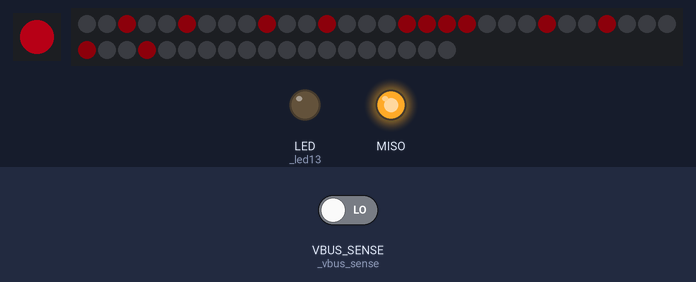
The program below on a simulated CircuitPython board. Parts: 1 RGB LEDs in strip order, left to right, 49 RGB LEDs in strip order, left to right, continuing on the next row, output pins drawn as LEDs (lit = HIGH). The test bench sets the inputs (shaded band); at power-on: VBUS_SENSE (_vbus_sense) LOW. Dim RGB values are drawn brighter than linear; what the program prints to the serial console is not drawn.

Above: at 1.17 s.
At 2.28 s:
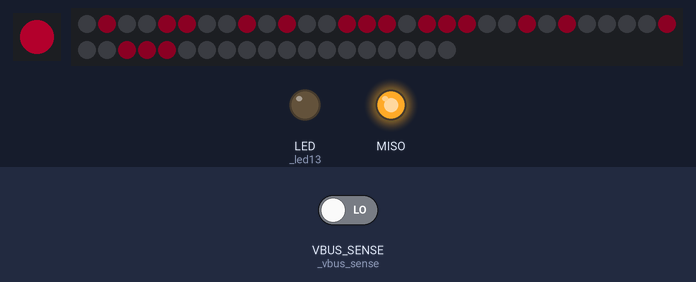
At 3.96 s:
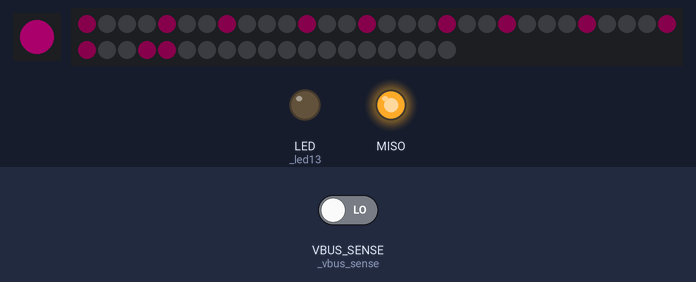
At 5.83 s:
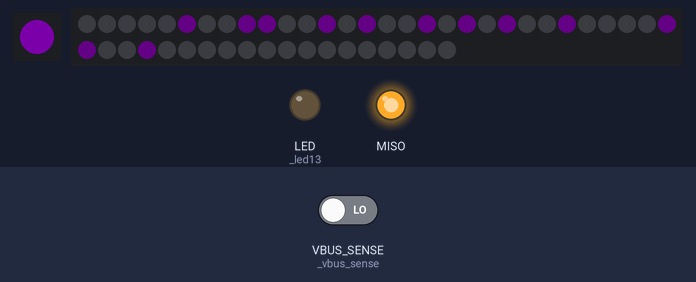
Timing chart, 0 to 40.0 s (numbered marks = the images above):
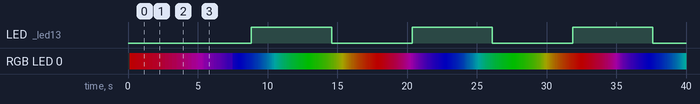

The program:

code.py
```python
# FeatherS3 Neo Shipping Demo
# 2024 Seon Rozenblum, Unexpected Maker
#
# Project home:
#   https://feathers3.io
#

import time, gc
from feathers3neo import FeatherS3NeoHelper, MatrixMessage, MatrixAnimation

helper = FeatherS3NeoHelper()
# Turn on the power to the NeoPixel matrix
helper.set_pixel_matrix_power(True)

# Say hello
print("\nHello from FeatherS3 Neo!")
print("-------------------------\n")

# Show available memory
print("Memory Info - gc.mem_free()")
print("---------------------------")
print(f"{gc.mem_free()} Bytes\n")

# Show flash size
# CircuitPython reserves a bunch of flash space for other features like OTA updates.
# If you would like to have access more of the 4MB of flash, you will need to compile
# your own CircuitPython firmware with a custom flash partition layout
flash_size, flash_free = helper.flash_info
print("Flash - os.statvfs('/')")
print("---------------------------")
print(f"Partition Size: {flash_size} Bytes\nFree: {flash_free} Bytes\n")

# Get VBAT voltage
print("Approximate VBAT voltage")
print("------------------------")
print(f"{helper.battery_voltage}v\n")

# Check 5V Sense
print("Is 5V (VBUS) present?")
print("---------------------")
print(f"{helper.vbus_present}\n")

print("Pixel Time!\n")

# Create a color wheel index and a
color_index = 0
# color time delay step
NEXT_COL = 0.01

# Initialise the matrix animation class, passing it the matrix, the animation shape name, and the trail length
# You can use this class to make pretty trail based shape animations
matrix_anim = MatrixAnimation(helper.matrix, 'spiral', 7)

# Initialise the matrix in Message mode, so you can display scrolling text on it
matrix = MatrixMessage(helper.matrix)

# Use get_characters() to build a message that shows every character in the font
# A great way to visualise al of the chars available
# message = matrix.get_characters()

message = "  Hello! "

# Set the scroll direction for the message
# valid directions are: direction LEFT, STATIC, RIGHT,
matrix.scroll_direction = matrix.LEFT

# Set the display rotation
matrix.display_rotation = 0

# Setup the message, passing it the message, the scroll delay step in ms (default is 0.2) and if there should be padding between each character, or if they should butt up against eachother (default is True)
matrix.setup_message(message, delay=0.12, use_padding=True)

# Declare the R G B colors
r,g,b = 0,0,0

# Next colour step internal
next_color_step = 0.01

# Rainbow colors on the NeoPixel
while True:
    # Update the color from the color wheel every 10ms
    if time.monotonic() > NEXT_COL + next_color_step:
        color_index += 1
        # Get the R,G,B values of the next color
        r,g,b = helper.rgb_color_wheel( color_index )

        NEXT_COL = time.monotonic()

        # Set the color on the NeoPixel
        helper.pixel[0] = (r, g, b)

        # If the color_index is divisible by 100, flip the state of the blue LED on IO13
        if color_index % 100 == 0:
            helper.blue_led = not helper.blue_led

    # Show the message on the matrix if there is still something to show
    if matrix.show_message(color=[r,g,b], brightness=0.2, fade_out=0.2):
        # We don't need to do anything here
        pass
    else:
        # Animate the RGB Matrix with the animation setup above
        matrix_anim.animate(r, g, b)
        # Sleep for 40ms so the animation cycle isn't too fast
        time.sleep(0.04)
```

feathers3neo.py
```python
# FeatherS3 Neo Helper Library
# 2024 Seon Rozenblum, Unexpected Maker
#
# Project home:
#   https://feathers3.io
#

# Import required libraries
import time
import neopixel
import board
from os import statvfs
from micropython import const
from digitalio import DigitalInOut, Direction, Pull
from analogio import AnalogIn

class FeatherS3NeoHelper:
	def __init__(self):
		# pin 13 and on-board RGB
		self._led13 = DigitalInOut(board.LED)
		self._led13.direction = Direction.OUTPUT

		# Setup the NeoPixel power pins
		self._pixel_power = DigitalInOut(board.NEOPIXEL_POWER)
		self._pixel_power.direction = Direction.OUTPUT
		self._pixel_power.value = True

		# Setup the BATTERY voltage sense pin
		self._vbat_voltage = AnalogIn(board.BATTERY)

		# Setup the VBUS sense pin
		self._vbus_sense = DigitalInOut(board.VBUS_SENSE)
		self._vbus_sense.direction = Direction.INPUT

		# Create a NeoPixel reference
		self._pixel = neopixel.NeoPixel(board.NEOPIXEL, 1, brightness=0.3, auto_write=True, pixel_order=neopixel.RGB)

		# Create a NeoPixel matrix reference
		self._matrix = neopixel.NeoPixel(board.NEOPIXEL_MATRIX, 49, brightness=0.3, auto_write=True, pixel_order=neopixel.RGB)

		# Initially set the matrix power off
		self._pixel_power.value = False


	def set_pixel_matrix_power(self, state):
		"""Enable or Disable power to the onboard NeoPixel to either show colour, or to reduce power fro deep sleep"""
		self._pixel_power.value = state

	def get_battery_voltage(self):
		"""Get the approximate battery voltage"""
		# I don't really understand what CP is doing under the hood here for the ADC range & calibration,
		# but the onboard voltage divider for VBAT sense is setup to deliver 1.1V to the ADC based on it's
		# default factory configuration.
		# This forumla should show the nominal 4.2V max capacity (approximately) when 5V is present and the
		# VBAT is in charge state for a 1S LiPo battery with a max capacity of 4.2V
		return round(self._vbat_voltage.value / 5370,2)

	def get_vbus_present(self):
		"""Detect if VBUS (5V) power source is present"""
		return self._vbus_sense.value

	def get_flash_info(self):
		flash = statvfs('/')
		flash_size = flash[0] * flash[2]
		flash_free = flash[0] * flash[3]
		return flash_size, flash_free

	@staticmethod
	def rgb_color_wheel(wheel_pos):
		"""Color wheel to allow for cycling through the rainbow of RGB colors."""
		wheel_pos = wheel_pos % 255

		if wheel_pos < 85:
			return 255 - wheel_pos * 3, 0, wheel_pos * 3
		elif wheel_pos < 170:
			wheel_pos -= 85
			return 0, wheel_pos * 3, 255 - wheel_pos * 3
		else:
			wheel_pos -= 170
			return wheel_pos * 3, 255 - wheel_pos * 3, 0

	@property
	def battery_voltage(self):
		return self.get_battery_voltage()

	@property
	def vbus_present(self):
		return self.get_vbus_present()

	@property
	def pixel(self):
		return self._pixel

	@property
	def matrix(self):
		return self._matrix

	@property
	def flash_info(self):
		return self.get_flash_info()

	@property
	def blue_led(self):
		return self._led13.value

	@blue_led.setter
	def blue_led(self,value):
		# Turn the Blue LED on or off
		self._led13.value = value


class MatrixMessage:

	STATIC = const(0)
	LEFT = const(1)
	RIGHT = const(2)

	def __init__(self, matrix):

		self.matrix = matrix
		self._message_width = 0
		self._message_index = 0
		self._pixel_data = []
		self._scroll_direction = MatrixMessage.LEFT
		self.current_rotation = 0
		self._scroll_delay = 0.15
		self._pixel_data_length = 0
		self._next_tick = 0

		self.glyphs = {
			" ": [0,0,0,0,0],
			"!": [0,29,0,0,0],
			"\"": [0,24,0,24,0],
			"#": [10,31,10,31,10],
			"$": [10,29,21,23,10],
			"%": [25,18,4,9,19],
			"&": [10,21,21,10,1],
			"'": [0,24,0,0,0],
			"(": [0,14,17,0,0],
			")": [0,17,14,0,0],
			"*": [0,10,4,10,0],
			"+": [0,4,14,4,0],
			",": [0,1,2,0,0],
			"-": [0,4,4,4,0],
			".": [0,2,0,0,0],
			"/": [1,2,4,8,16],
			"0": [14,17,17,14,0],
			"1": [0,9,31,1,0],
			"2": [19,21,21,9,0],
			"3": [18,17,21,26,0],
			"4": [6,10,18,31,2],
			"5": [29,21,21,21,18],
			"6": [2,5,13,21,2],
			"7": [17,18,20,24,16],
			"8": [10,21,21,21,10],
			"9": [8,21,22,20,8],
			":": [0,10,0,0,0],
			";": [0,1,10,0,0],
			"<": [0,4,10,17,0],
			"=": [0,10,10,10,0],
			">": [0,17,10,4,0],
			"?": [8,16,21,20,8],
			"@": [14,17,21,18,14],
			"A": [15,20,20,15,0],
			"B": [31,21,21,10,0],
			"C": [14,17,17,17,0],
			"D": [31,17,17,14,0],
			"E": [31,21,21,17,0],
			"F": [31,20,20,16,0],
			"G": [14,17,17,21,6],
			"H": [31,4,4,31,0],
			"I": [17,31,17,0,0],
			"J": [18,17,17,30,16],
			"K": [31,4,10,17,0],
			"L": [31,1,1,1,0],
			"M": [31,8,4,8,31],
			"N": [31,8,4,2,31],
			"O": [14,17,17,14,0],
			"P": [31,20,20,8,0],
			"Q": [12,18,19,13,0],
			"R": [31,20,20,10,1],
			"S": [9,21,21,18,0],
			"T": [16,16,31,16,16],
			"U": [30,1,1,30,0],
			"V": [28,2,1,2,28],
			"W": [31,2,4,2,31],
			"X": [27,4,4,27,0],
			"Y": [16,8,7,8,16],
			"Z": [19,21,25,17,0],
			"[": [0,31,17,17,0],
			"\\": [16,8,4,2,1],
			"]": [0,17,17,31,0],
			"^": [0,8,16,8,0],
			"_": [1,1,1,1,1],
			"`": [0,16,8,0,0],
			"a": [6,9,9,15,1],
			"b": [31,5,5,2,0],
			"c": [6,9,9,9,0],
			"d": [2,5,5,31,0],
			"e": [14,21,21,9,0],
			"f": [4,15,20,16,0],
			"g": [8,21,21,30,0],
			"h": [31,4,4,3,0],
			"i": [0,23,0,0,0],
			"j": [0,1,1,22,0],
			"k": [31,4,10,1,0],
			"l": [0,30,1,1,0],
			"m": [15,8,4,8,15],
			"n": [15,8,8,7,0],
			"o": [6,9,9,6,0],
			"p": [15,10,10,4,0],
			"q": [4,10,10,15,0],
			"r": [7,8,8,8,0],
			"s": [1,5,10,8,0],
			"t": [0,30,5,5,1],
			"u": [14,1,1,15,1],
			"v": [12,2,1,2,12],
			"w": [15,1,2,1,15],
			"x": [9,6,6,9,0],
			"y": [9,5,2,4,8],
			"z": [9,11,13,9,0],
			"{": [0,4,31,17,0],
			"|": [0,31,0,0,0],
			"}": [17,31,4,0,0],
			"~": [0,4,4,2,2],
			'↑': [4,8,31,8,4],
			'→': [4,4,21,14,4],
			'↓': [4,2,31,2,4],
			'←': [4,14,21,4,4],
			'▲': [2, 6, 14, 6, 2],
			'►': [0, 31, 14, 4, 0],
			'▼': [8, 12, 14, 12, 8],
			'◄': [0, 4, 14, 31, 0],
			"☐": [0, 14, 10, 14, 0],
			"□": [31, 17, 17, 17, 31],
			"℃": [24, 24, 7, 5, 5],
			"℉": [24, 24, 7, 6, 4],
			'π': [16, 31, 16, 31, 17],
			'å': [6,9,27,15,1],

		}

		self.wifi_anim = [
			[1, 0, 0, 0, 0],
			[5, 4, 3, 0, 0],
			[21, 20, 19, 8, 7]
		]

	def get_characters(self):
		return f"{''.join(sorted(self.glyphs.keys()))} "

	def get_character(self, c):
		if c not in self.glyphs:
			print(f"{c} not in font glyphs, sorry!")
			return None

		glyph_data = self.glyphs[c]
		bits = [0] * 25
		bit = 0
		for x in range(5):
			for y in range(5):
				v = (glyph_data[x] >> (4-y)) & 1
				bits[bit] = v
				bit+=1

		return bits

	def get_message_width(self, txt, use_padding = True):
		total_width = 0
		for i, c in enumerate(txt):
			# Special case for space
			width = 0
			if c == " ":
				width = 2
			elif c in self.glyphs:
				glyph_data = self.glyphs[c]
				for x in range(5):
					width += 1 if glyph_data[x] > 0 else 0

			# Extra 1 to ensure 1 colum padding for every character in the string
			total_width += (width + 1) if use_padding else width

		return total_width


	def get_message(self, txt, use_padding = True):

		width = self.get_message_width(txt, use_padding)
		# print(f"width: {width}")
		bits = [0] * (width * 7)
		# print(f"len bits {len(bits)}")
		bit = 0
		for i, c in enumerate(txt):
			# Special case for space
			if c == " ":
				bit+= 14
			elif c in self.glyphs:
				glyph_data = self.glyphs[c]
				for x in range(5):
					if glyph_data[x] > 0:
						for y in range(7):
							if y < 5:
								v = (glyph_data[x] >> (4-y)) & 1
								bits[bit] = v
							else:
								bits[bit] = 0
							bit+= 1
			if use_padding:
				bit+= 7

		return width, bits

	def setup_message(self, message, delay=0.2, use_padding=True):
		""" setup the message
			message:        The message to display
			delay:          The scroll speed delay step in ms
			use_padding:    If there should be padding between each character
		"""
		self._scroll_delay = delay
		self._message = message
		self._message_width, self._pixel_data = self.get_message(message, use_padding)
		self._pixel_data_length = len(self._pixel_data )
		self._next_tick = time.monotonic()
		self._fade = 1
		# Set the current index to the start or end depending on direction
		self._message_index = self._message_width if self._scroll_direction == MatrixMessage.RIGHT else 0

	def show_message(self, color, brightness = 0.33, fade_out=0.2):
		""" show the message on the matrix
			color:      The r,g,b colour each visible LED should be this update
			brightness: Multiplier for the color as the neopixel lib doesn't have a brightness setting
			fade_out:   fade step for each character being show. Only use when display messages in STATIC movement mode
						to help reduce transition shock and to separate showing identical characters consecutively
		"""
		if self._scroll_direction == MatrixMessage.LEFT and self._message_index >= self._message_width:
			return False
		elif self._scroll_direction == MatrixMessage.RIGHT and self._message_index <= 0:
			return False
		elif self._scroll_direction == MatrixMessage.STATIC and self._message_index >= len(self._message)-1:
			return False

		if time.monotonic() > self._next_tick + self._scroll_delay:
			self._next_tick = time.monotonic()
			# Adjust index based on scroll direction
			self._message_index += -1 if self._scroll_direction == MatrixMessage.RIGHT else 1
			self._fade = 1

		if self._scroll_direction == MatrixMessage.STATIC:
			brightness *= self._fade
			self._fade = max(self._fade - fade_out, 0)

		col_on = [c * brightness for c in color ]
		col_off = [0,0,0]

		if self._scroll_direction == MatrixMessage.STATIC:
			for led, p in enumerate(self.get_character(self._message[self._message_index])):
				self.matrix[led] = col_on if p else col_off
			return True

		# Hacky transposing of the message data because FeatherS2 neo have column layout for matrix and FeatherS3 neo has row layout for matrix. Silly Seon!
		_x = 0
		_y = 0
		_new_led = 0
		for led in range(49):
			index = led + 7 * self._message_index
			if index < self._pixel_data_length:
				self.matrix[_new_led] = col_on if self._pixel_data[index] else col_off
				_y += 1
				if _y > 6:
					_x += 1
					_y = 0
				_new_led = _x + _y * 7


		return True

	@property
	def scroll_direction(self):
		return self.scroll_direction

	@scroll_direction.setter
	def scroll_direction(self,value):
		# Set the scroll direction
		self._scroll_direction = value

	@property
	def display_rotation(self):
		return self.current_rotation

	@display_rotation.setter
	def display_rotation(self,value):
		# Set the scroll direction
		self.current_rotation = value

class MatrixAnimation:

	def __init__(self, matrix, anim_type, trail_length):

		# List of animation shapes by pixel index
		# Pixel 0 is Top Left, pixels increase vertically by row
		# Feel free to make your own shapes!
		self.matrix_display_shapes = {
			"square": [0,1,2,3,4,5,6,13,20,27,34,41,48,47,46,45,44,43,42,35,28,21,14,7],
   			"spiral": [24,25,32,31,30,23,16,17,18,25,32,39,38,37,36,29,22,15,8,9,10,11,12,19,26,33,40,47,46,45,44,43,42,35,28,21,14,7,0,1,2,3,4,5,6,13,20,27,34,41,48,47,46,45,44,43,42,35,28,21,14,7,8,9,10,11,12,19,26,33,40,39,38,37,36,29,22,15,16,17,18,25,32,31,30,23,24,-1,-1,-1,-1,-1,-1,-1,-1,-1,-1]
		}

		# Initialiation error status
		self.error = False

		if anim_type not in self.matrix_display_shapes:
			print(f"** '{anim_type}' not found in list of shapes!\n** Animation halted!")
			self.error = True
		elif trail_length < 1 or trail_length > 20:
			print(f"** trail_length cannot be {trail_length}. Please pick a value between 1 and 20!\n** Animation halted!")
			self.error = True

		if not self.error:
			self.matrix = matrix
			self.anim_type = anim_type
			self.trail_length = trail_length + 1

			# Create the trail list base don the length of the trail
			self.anim_trail = [x for x in range(0, -self.trail_length,-1)]

			# Create a reference to the selected animation list
			self.current_anim = self.matrix_display_shapes[self.anim_type]

	def get_alpha(self):
		return 0.2 * (self.trail_length-1)

	def inc_anim_index(self, index):
		self.anim_trail[index] += 1
		if self.anim_trail[index] == len(self.current_anim):
			self.anim_trail[index] = 0

	def get_anim_index(self, index ):
		return self.current_anim[self.anim_trail[index]]

	def animate(self, r, g, b):
		if not self.error:
			alpha = self.get_alpha()
			for index in range(self.trail_length):
				if self.anim_trail[index] > -1:
					(r2, g2, b2) = r * alpha, g * alpha, b * alpha
					if self.get_anim_index(index) > -1:
						self.matrix[ self.get_anim_index(index) ] = (r2, g2, b2)
					alpha = alpha - 0.2 if alpha > 0.2 else 0

				self.inc_anim_index(index)

class MatrixDigitalScope:
	def __init__(self, pin):
		self.pin = pin

	def get_pin(self, col):
		# print(self.pin.value)
		if self.pin.value:
			return 0
		else:
			return 4
	
```

Measured:
- by itself, LED (_led13): alternates HIGH for 5.8 s and LOW for 5.8 s
- by itself, RGB LED 0: off → RGB(75, 0, 0) at 0.13 s, → RGB(74, 0, 1) 0.12 s later, → RGB(73, 0, 2) 0.12 s later, → RGB(72, 0, 3) 0.12 s later, … (605 changes in this stretch)
